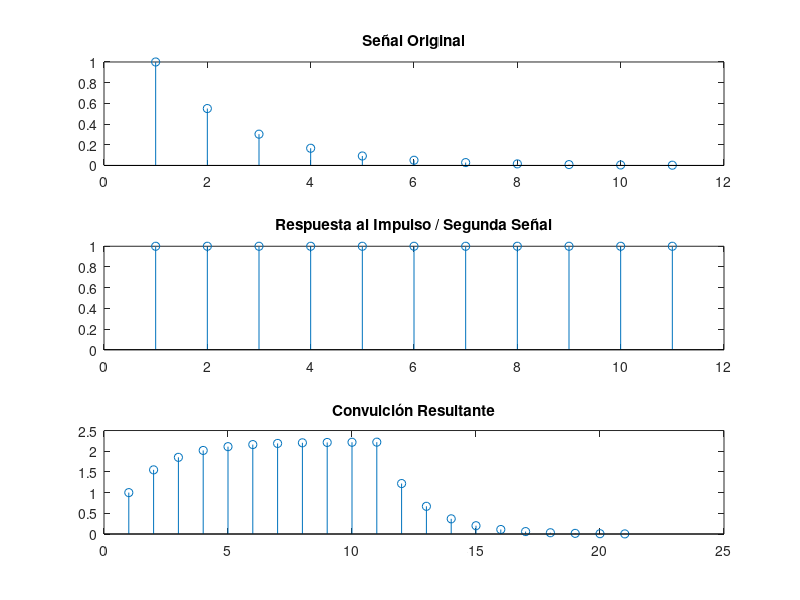

Recreate this plot in MATLAB.
%Pimera parte
t=-0.04:0.001:0.04;
x=20*exp(j*(80*pi*t-0.4*pi));
plot3(t, real(x), imag(x)); grid
title('20*e^{j*(80\pi-0.4\pi)}')
xlabel('Tiempo, s'); ylabel('Real');
waitfor(zlabel('Imag'));

plot(t, real(x),'b'); hold on
plot(t, imag(x),'r'); grid
title('Rojo - Componente Imaginario, Azul - Componente Real de la Exponencial')
xlabel('Tiempo'); waitfor(ylabel('Amplitud'));

%Segunda parte
n=-1000:1000;
x=exp(j*2*pi*0.01*n);
plot(n,real(x));
y=exp(j*2*pi*2.01*n);
hold
waitfor(plot(n,real(y),'r'));

%Tercera parte
n=-50:50;
x=cos(pi*0.1*n); y=cos(pi*0.9*n); z=cos(pi*2.1*n);
subplot(311); plot(n,x); title('x[n]=cos(0.1\pin)'); grid
subplot(312); plot(n,y); title('y[n]=cos(0.9\pin)'); grid
subplot(313); plot(n,z); title('z[n]=cos(2.1\pin)'); grid
waitfor(xlabel('n'));

%Cuarta parte
n=-3:7;
x=0.55.^(n+3);
h=[1 1 1 1 1 1 1 1 1 1 1];
y=conv(x,h);
subplot(311); stem(x); title('Señal Original')
subplot(312); stem(h);
title('Respuesta al Impulso / Segunda Señal')
subplot(313); stem(y);
waitfor(title('Convulción Resultante'));
